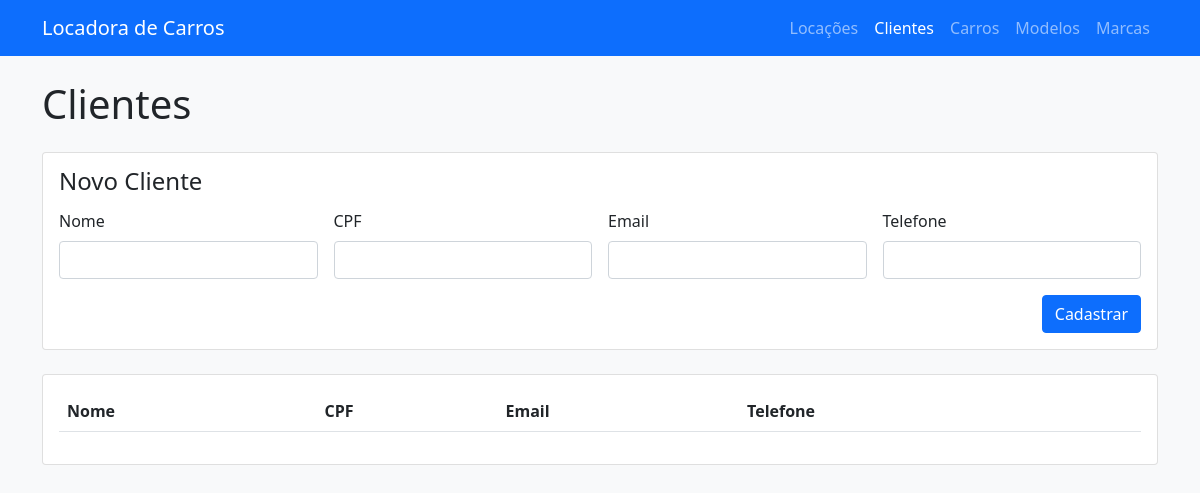
Before: /clientes/ with the older database file.
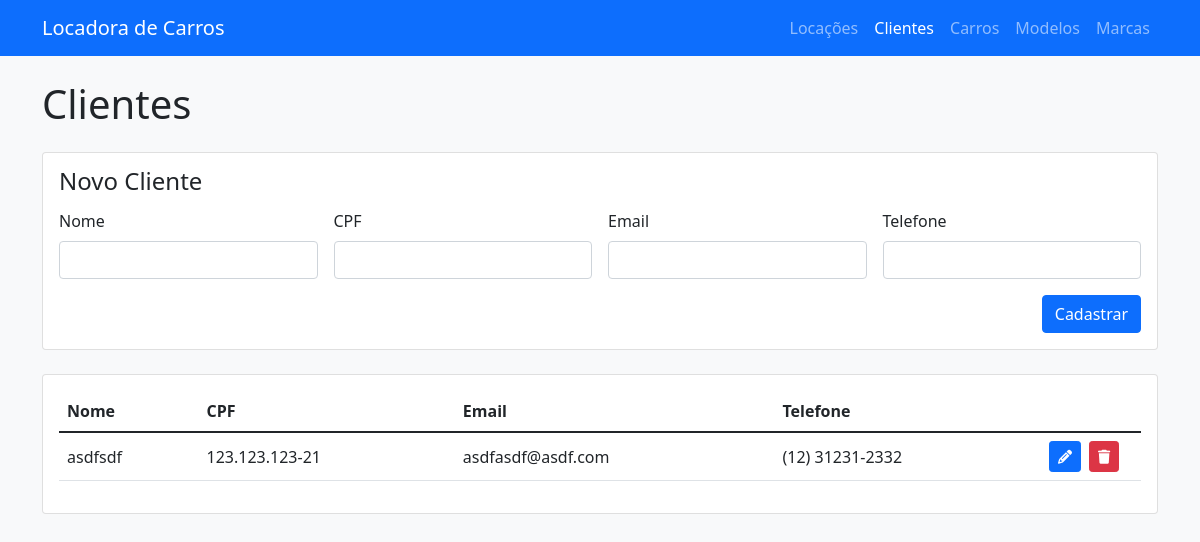
After: the same page with the newer database file.
### Apps/Clientes/models.py (models this page shows, shortened)
class Cliente(models.Model):
    nome = models.CharField(max_length=100)
    cpf = models.CharField(max_length=14)
    email = models.CharField(max_length=100)
    telefone = models.CharField(max_length=15)

### Apps/Clientes/views.py (the view)
# urls.py: path('', views.listarClientes, name='clientes'),
def listarClientes(request):
    listaDeClientes = Cliente.objects.all()
    return render(request, 'clientes/index.html', {'clientes': listaDeClientes})

### templates/clientes/index.html (shortened to what this page needs)
{% extends '../base.html' %}
{% block content %}
    <h1>Clientes</h1>
    <div class="card my-4">
        <div class="card-body">
            <h2 class="d-flex justify-content-between mb-3 fs-4 lh-1">
                {% if cliente %}
                    <span>Editar Cliente</span> <a href="/clientes" class="fs-6 text-danger text-decoration-none">Cancelar</a>
                {% else %}
                    Novo Cliente
                {% endif %}
            </h2>
            <form action="{% if cliente %}/clientes/atualizar/{{ cliente.id }}{% else %}/clientes/cadastrar/{% endif %}" method="POST">
                <div class="row g-3">
                    <div class="col-sm-6 col-lg-3">
                        <label for="nome" class="form-label">Nome</label>
                        <input type="text" maxlength="100" class="form-control" name="nome" id="nome" value="{{ cliente.nome }}" required>
                    </div>
                    <div class="col-sm-6 col-lg-3">
                        <label for="cpf" class="form-label">CPF</label>
                        <input type="text" inputmode="numeric" class="form-control" name="cpf" id="cpf" value="{{ cliente.cpf }}" data-cpf required>
                    </div>
                    <div class="col-sm-6 col-lg-3">
                        <label for="email" class="form-label">Email</label>
                        <input type="text" inputmode="email" maxlength="100" class="form-control" name="email" id="email" value="{{ cliente.email }}" data-email required>
                    </div>
                    <div class="col-sm-6 col-lg-3">
                        <label for="telefone" class="form-label">Telefone</label>
                        <input type="tel" inputmode="tel" class="form-control" name="telefone" id="telefone" value="{{ cliente.telefone }}" required>
                    </div>
                </div>
                <div class="row mt-3">
                    <div class="col d-flex justify-content-sm-end">
                        <button type="submit" class="btn btn-primary flex-grow-1 flex-sm-grow-0">
                            {% if cliente %}
                                Salvar
                            {% else %}
                                Cadastrar
                            {% endif %}
                        </button>
                    </div>
                </div>
            </form>
        </div>
    </div>
    <div class="card">
        <div class="card-body">
            <table class="table table-hover">
                <thead>
                    <tr>
                        <th scope="col">Nome</th>
                        <th scope="col">CPF</th>
                        <th scope="col">Email</th>
                        <th scope="col">Telefone</th>
                        <th scope="col"></th>
                    </tr>
                </thead>
                <tbody>
                    {% for cliente in clientes %}
                    <tr valign="middle">
                        <td>{{ cliente.nome }}</td>
                        <td>{{ cliente.cpf }}</td>
                        <td>{{ cliente.email }}</td>
                        <td>{{ cliente.telefone }}</td>
                        <td width="100px">
                            <div class="d-flex gap-2">
                                <a href="/clientes/{{ cliente.id }}" class="btn btn-sm btn-primary" title="Editar">
                                    <i class="fas fa-pencil-alt"></i>
                                </a>
                                <button data-bs-toggle="modal"
                                    data-bs-target="#aviso-deletar"
                                    data-href="/clientes/deletar/{{ cliente.id }}"
                                    class="btn btn-sm btn-danger"
                                    title="Remover">
                                    <i class="fas fa-trash"></i>
                                </button>
                            </div>
                        </td>
                    </tr>
                    {% endfor %}
                </tbody>
            </table>
        </div>
    </div>
{% endblock %}

Changed rows visible on the page:
added Cliente: nome "asdfsdf", cpf "123.123.123-21", email "asdfasdf@asdf.com", telefone "(12) 31231-2332"
